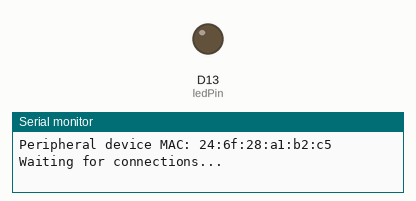
Recording of a sketch running on a simulated Arduino Nano 33 IoT. Shown: output pins drawn as LEDs (lit = HIGH), the last lines printed to the serial monitor. Nothing arrives over Bluetooth unless stated; a phone connects over Bluetooth LE 3 s after start.

Above: at 0.1 s.
At 3.1 s:
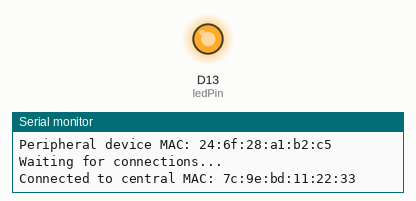
Timing chart, 0 to 4.6 s (numbered marks = the images above):
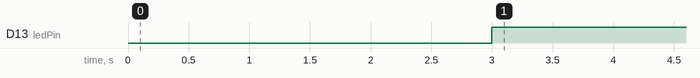

Measured:
- by itself, D13 (ledPin): LOW → HIGH at 3.0 s

The sketch:

writeLedBLE.ino
```cpp
/*
  Arduino Nano 33 BLE Getting Started
  BLE peripheral with a simple Hello World greeting service that can be viewed
  on a mobile phone
  Adapted from Arduino BatteryMonitor example
*/

#include <ArduinoBLE.h>


BLEService ledService("842f2d25-20c3-4a94-b0cc-c30f2c03fb94"); // create service
BLEByteCharacteristic ledOnOffCharacteristic("e16034b3-85d0-4554-aa3e-0d51ce815f03", BLERead | BLEWrite);

const int ledPin = LED_BUILTIN; // pin to use for the LED

void setup() {
  Serial.begin(9600);    // initialize serial communication
  while (!Serial);

  pinMode(LED_BUILTIN, OUTPUT); // initialize the built-in LED pin

  if (!BLE.begin()) {   // initialize BLE
    Serial.println("starting BLE failed!");
    while (1);
  }

  BLE.setLocalName("Nano33BLE_LED");  // Set name for connection

  ///// LED Service /////
  BLE.setAdvertisedService(ledService); // Advertise service

  // add the characteristic to the service
  ledService.addCharacteristic(ledOnOffCharacteristic);

  // assign event handlers for characteristic
  ledOnOffCharacteristic.setEventHandler(BLEWritten, ledOnOffCharacteristicWrittenHandler);

  // set initial value for the characteristic
  ledOnOffCharacteristic.setValue(0);

  // add service
  BLE.addService(ledService);

  BLE.advertise();  // Start advertising
  Serial.print("Peripheral device MAC: ");
  Serial.println(BLE.address());
  Serial.println("Waiting for connections...");
}

void loop() {
  BLEDevice central = BLE.central();  // Wait for a BLE central to connect

  // if a central is connected to the peripheral:
  if (central) {
    Serial.print("Connected to central MAC: ");
    // print the central's BT address:
    Serial.println(central.address());
    // turn on the LED to indicate the connection:
    digitalWrite(LED_BUILTIN, HIGH);

    while (central.connected()){
      BLE.poll();
      } // keep looping while connected

    // when the central disconnects, turn off the LED:
    digitalWrite(LED_BUILTIN, LOW);
    Serial.print("Disconnected from central MAC: ");
    Serial.println(central.address());
  }
}

void ledOnOffCharacteristicWrittenHandler(BLEDevice central, BLECharacteristic characteristic) {
  // central wrote new value to characteristic, update LED
  Serial.print("Characteristic event, written: ");

  if (ledOnOffCharacteristic.value()) {
    Serial.println("LED on");
    digitalWrite(ledPin, HIGH);
  } else {
    Serial.println("LED off");
    digitalWrite(ledPin, LOW);
  }
}
```
